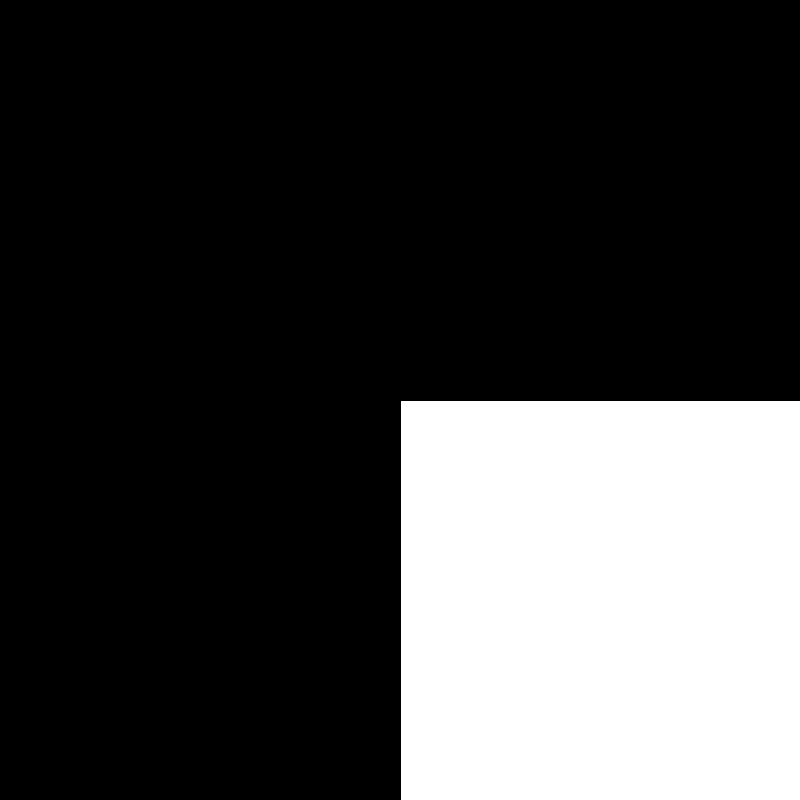
Frame 1 (no input)
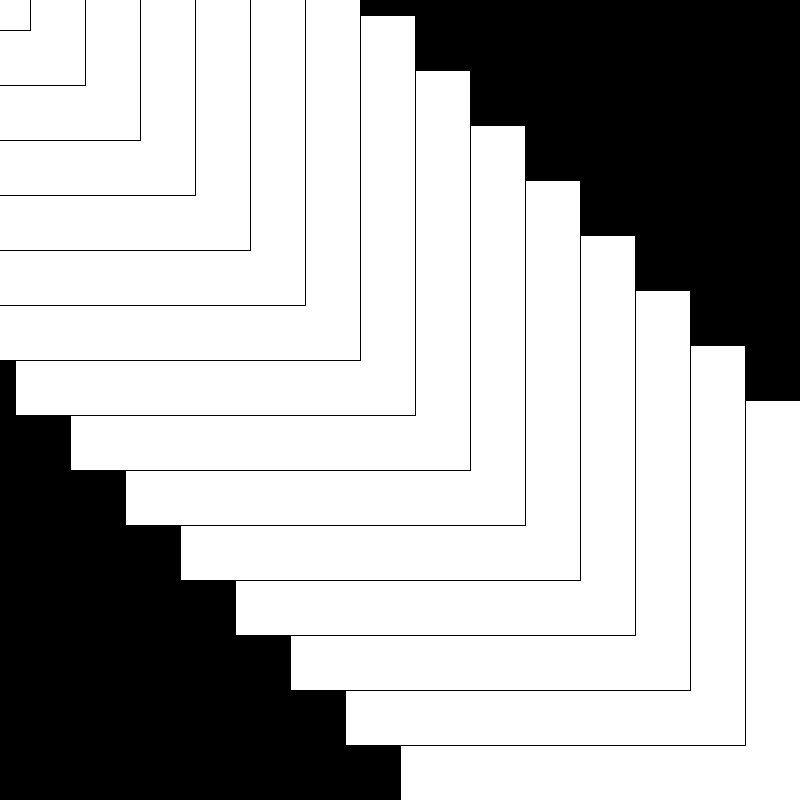
Frame 60 (the mouse pressed at the canvas centre just before this capture)
Frame 120 (the mouse held since frame 60 and released just before this capture): identical to frame 60, image omitted

The Processing sketch that drew these frames (run headless with seeded random() and noise(); from frame 60 on, the mouse is pressed at the canvas centre):

// Processing sketch: sketch_211022a
// ── sketch_211022a.pde
 //"White accordian" still image
 
 int x = 400;
 int y = 400;

void setup () {
  size (800,800);
  background(0);
}

void draw () {
  fill(255, 255, 255);
  square(x, y, 400);
  x = x-55;
  y = y-55;
  
save("sketch_211022a.jpg");
}
